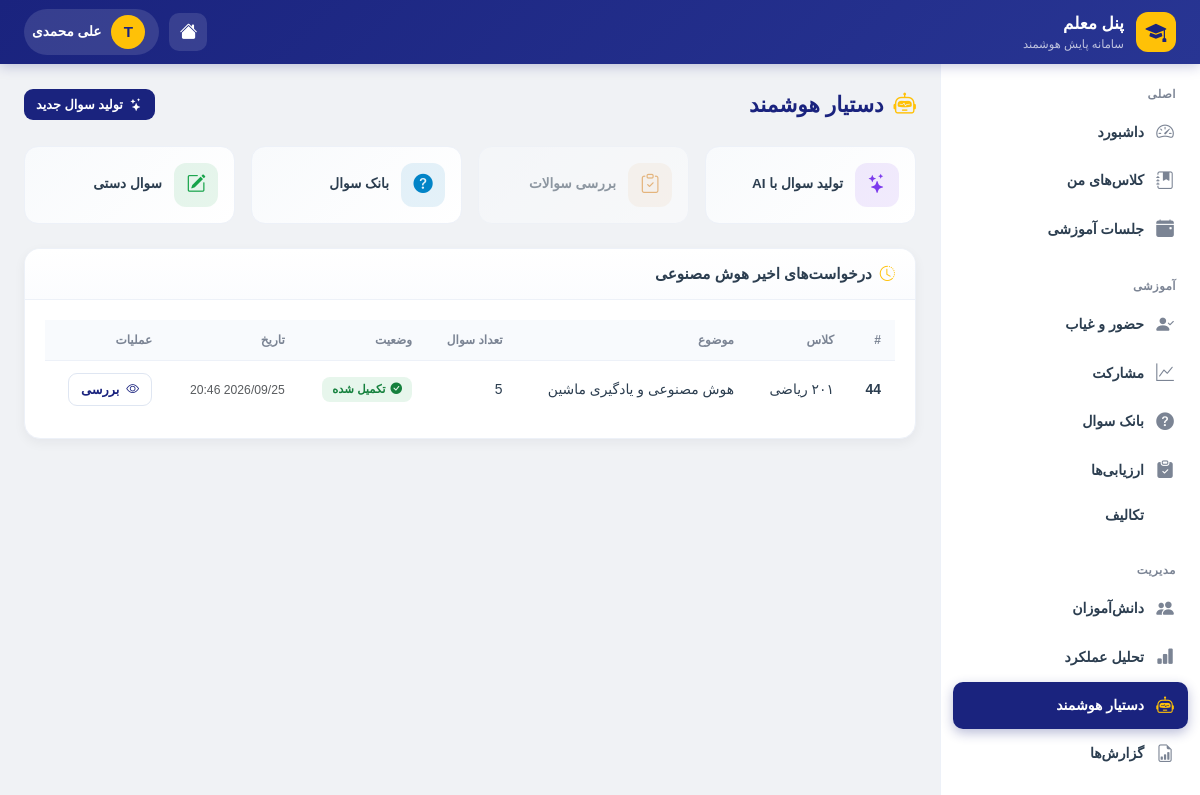
The app's page /teacher/ai/ (signed in), older data.
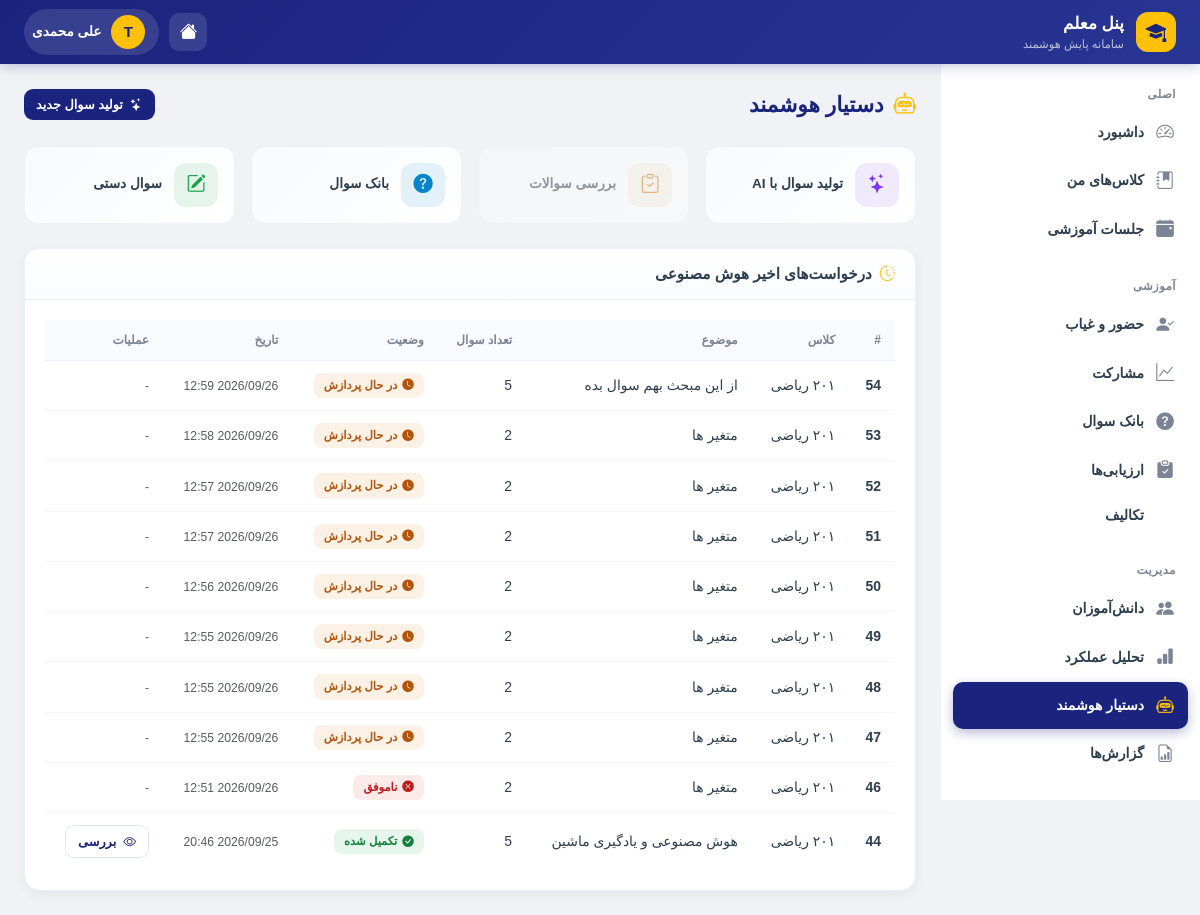
The same page, newer data.
### dashboard/models.py (models this page shows, shortened)
class AIGenerationJob(models.Model):
    STATUS_CHOICES = (
        ('pending', 'در انتظار'),
        ('processing', 'در حال پردازش'),
        ('completed', 'تکمیل شده'),
        ('failed', 'ناموفق'),
    )
    teacher = models.ForeignKey(
        User,
        on_delete=models.CASCADE,
        related_name='ai_generation_jobs',
        limit_choices_to={'role': 'teacher'},
        verbose_name="معلم"
    )
    classroom = models.ForeignKey(
        Classroom,
        on_delete=models.CASCADE,
        related_name='ai_generation_jobs',
        verbose_name="کلاس"
    )
    prompt = models.TextField(blank=True, verbose_name="پرامپت معلم")
    topic = models.CharField(max_length=200, blank=True, verbose_name="مبحث")
    requested_count = models.PositiveSmallIntegerField(
        default=5,
        verbose_name="تعداد سوال"
    )
    default_timer_seconds = models.PositiveIntegerField(
        default=300,
        verbose_name="زمان پیش‌فرض هر سوال (ثانیه)"
    )
    status = models.CharField(
        max_length=20,
        choices=STATUS_CHOICES,
        default='pending',
        verbose_name="وضعیت"
    )
    raw_response = models.TextField(blank=True, verbose_name="پاسخ خام هوش مصنوعی")
    error_message = models.TextField(blank=True, verbose_name="پیام خطا")
    created_at = models.DateTimeField(auto_now_add=True, verbose_name="تاریخ ایجاد")
    updated_at = models.DateTimeField(auto_now=True, verbose_name="تاریخ به‌روزرسانی")
    class Meta:
        verbose_name = "درخواست تولید سوال با هوش مصنوعی"
        verbose_name_plural = "درخواست‌های تولید سوال با هوش مصنوعی"
        ordering = ['-created_at']

class Classroom(models.Model):
    GRADE_CHOICES = (
        ('10', 'دهم'),
        ('11', 'یازدهم'),
        ('12', 'دوازدهم'),
    )
    FIELD_CHOICES = (
        ('computer', 'کامپیوتر'),
        ('electrical', 'برق'),
        ('mechanical', 'مکانیک'),
        ('accounting', 'حسابداری'),
        ('math', 'ریاضی'),
        ('experimental', 'تجربی'),
        ('humanities', 'انسانی'),
    )
    name = models.CharField(max_length=100, verbose_name="نام کلاس")
    subject = models.CharField(max_length=100, verbose_name="درس")
    grade = models.CharField(
        max_length=2,
        choices=GRADE_CHOICES,
        default='10',
        verbose_name="پایه تحصیلی"
    )
    field = models.CharField(
        max_length=20,
        choices=FIELD_CHOICES,
        default='math',
        verbose_name="رشته تحصیلی"
    )
    teacher_name = models.CharField(
        max_length=100,
        verbose_name="نام معلم"
    )
    teacher = models.ForeignKey(
        User,
        on_delete=models.SET_NULL,
        null=True,
        blank=True,
        related_name='taught_classes',
        verbose_name="کاربر معلم (اختیاری)"
    )
    students = models.ManyToManyField(
        User,
        related_name='enrolled_classes',
        blank=True,
        verbose_name="دانش‌آموزان"
    )
    school = models.ForeignKey(
        'national.School',
        on_delete=models.SET_NULL,
        null=True,
        blank=True,
        related_name='classrooms',
        verbose_name="مدرسه"
    )
    created_at = models.DateTimeField(auto_now_add=True)
    class Meta:
        verbose_name = "کلاس"
        verbose_name_plural = "کلاس‌ها"

### teacher/views.py (the view)
# urls.py: path('ai/', views.teacher_ai, name='ai'),
@teacher_scope_required
def teacher_ai(request):
    scope = request.teacher_scope
    from dashboard.models import AIGenerationJob
    jobs = AIGenerationJob.objects.filter(
        teacher=request.user,
    ).order_by('-created_at')[:10]
    context = {
        'title': 'دستیار هوشمند',
        'jobs': jobs,
    }
    return render(request, 'teacher/ai/index.html', context)

### teacher/templates/teacher/ai/index.html (shortened to what the changed rows need)
{% extends 'teacher/base_teacher.html' %}
{% block content %}
<div class="t-card">
    <div class="t-card-body">
        {% if jobs %}
        <div class="table-responsive">
            <table class="t-table">
                <thead>
                    <tr>
                        <th>#</th>
                        <th>کلاس</th>
                        <th>موضوع</th>
                        <th>تعداد سوال</th>
                        <th>وضعیت</th>
                        <th>تاریخ</th>
                        <th>عملیات</th>
                    </tr>
                </thead>
                <tbody>
                    {% for job in jobs %}
                    <tr>
                        <td><strong>{{ job.id }}</strong></td>
                        <td>{{ job.classroom.name }}</td>
                        <td>{{ job.topic|default:"-" }}</td>
                        <td>{{ job.requested_count }}</td>
                        <td>
                            {% if job.status == 'pending' %}
                                {% include "teacher/components/status_badge.html" with status="pending" display="در انتظار" %}
                            {% elif job.status == 'processing' %}
                                {% include "teacher/components/status_badge.html" with status="pending" display="در حال پردازش" %}
                            {% elif job.status == 'completed' %}
                                {% include "teacher/components/status_badge.html" with status="completed" display="تکمیل شده" %}
                            {% else %}
                                {% include "teacher/components/status_badge.html" with status="absent" display="ناموفق" %}
                            {% endif %}
                        </td>
                        <td><small class="text-muted">{{ job.created_at|date:"Y/m/d H:i" }}</small></td>
                        <td>
                            {% if job.status == 'completed' %}
                            <a href="{% url 'dashboard:teacher_ai_review' job.id %}" class="t-btn t-btn-outline t-btn-sm">
                                <i class="bi bi-eye"></i> بررسی
                            </a>
                            {% else %}
                            <span class="text-muted small">-</span>
                            {% endif %}
                        </td>
                    </tr>
                    {% endfor %}
                </tbody>
            </table>
        </div>
        {% else %}
            {% include "teacher/components/empty_state.html" with icon="bi-robot" title="درخواستی ثبت نشده" message="هنوز درخواست تولید سوال با هوش مصنوعی ثبت نکرده‌اید." cta_text="تولید سوال" cta_url="/dashboard/teacher/ai/new/" %}
        {% endif %}
    </div>
</div>
{% endblock %}

### teacher/templates/teacher/components/status_badge.html
{% if status == 'active' or status == 'present' or status == 'completed' or status == 'approved' or status == 'high' %}
<span class="t-badge success"><i class="bi bi-check-circle-fill"></i>{{ display|default:status }}</span>
{% elif status == 'scheduled' or status == 'pending' or status == 'medium' %}
<span class="t-badge warning"><i class="bi bi-clock-fill"></i>{{ display|default:status }}</span>
{% elif status == 'absent' or status == 'failed' or status == 'rejected' or status == 'low' %}
<span class="t-badge danger"><i class="bi bi-x-circle-fill"></i>{{ display|default:status }}</span>
{% elif status == 'suspicious' %}
<span class="t-badge warning"><i class="bi bi-exclamation-triangle-fill"></i>{{ display|default:status }}</span>
{% elif status == 'cancelled' or status == 'draft' %}
<span class="t-badge secondary"><i class="bi bi-dash-circle"></i>{{ display|default:status }}</span>
{% else %}
<span class="t-badge info"><i class="bi bi-info-circle-fill"></i>{{ display|default:status }}</span>
{% endif %}

Row changes from the older to the newer data that the page shows:
added AIGenerationJob: id "54", classroom.name "۲۰۱ ریاضی", topic "از این مبحث بهم سوال بده", requested_count "5", display "در حال پردازش", created_at "2026/09/26 12:59"
added AIGenerationJob: id "53", classroom.name "۲۰۱ ریاضی", topic "متغیر ها", requested_count "2", display "در حال پردازش", created_at "2026/09/26 12:58"
added AIGenerationJob: id "52", classroom.name "۲۰۱ ریاضی", topic "متغیر ها", requested_count "2", display "در حال پردازش", created_at "2026/09/26 12:57"
added AIGenerationJob: id "51", classroom.name "۲۰۱ ریاضی", topic "متغیر ها", requested_count "2", display "در حال پردازش", created_at "2026/09/26 12:57"
added AIGenerationJob: id "50", classroom.name "۲۰۱ ریاضی", topic "متغیر ها", requested_count "2", display "در حال پردازش", created_at "2026/09/26 12:56"
added AIGenerationJob: id "49", classroom.name "۲۰۱ ریاضی", topic "متغیر ها", requested_count "2", display "در حال پردازش", created_at "2026/09/26 12:55"
added AIGenerationJob: id "48", classroom.name "۲۰۱ ریاضی", topic "متغیر ها", requested_count "2", display "در حال پردازش", created_at "2026/09/26 12:55"
added AIGenerationJob: id "47", classroom.name "۲۰۱ ریاضی", topic "متغیر ها", requested_count "2", display "در حال پردازش", created_at "2026/09/26 12:55"
added AIGenerationJob: id "46", classroom.name "۲۰۱ ریاضی", topic "متغیر ها", requested_count "2", display "ناموفق", created_at "2026/09/26 12:51"
